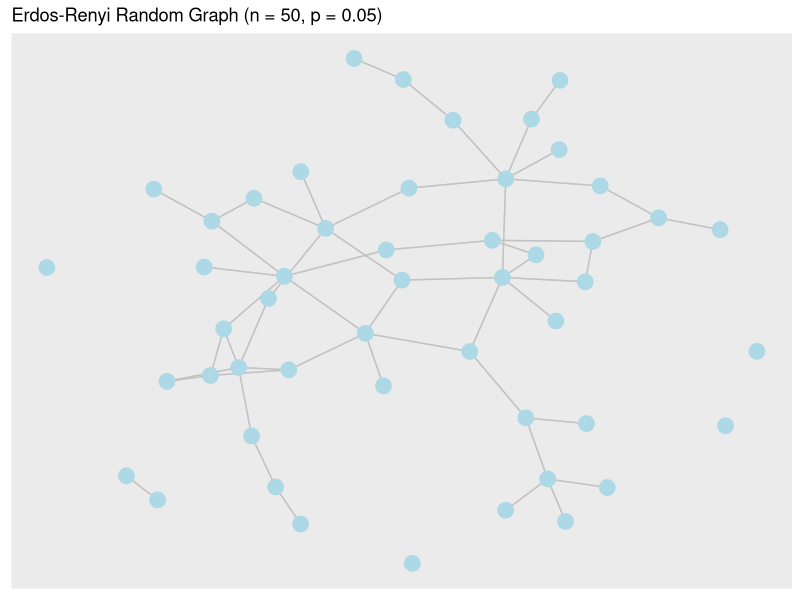
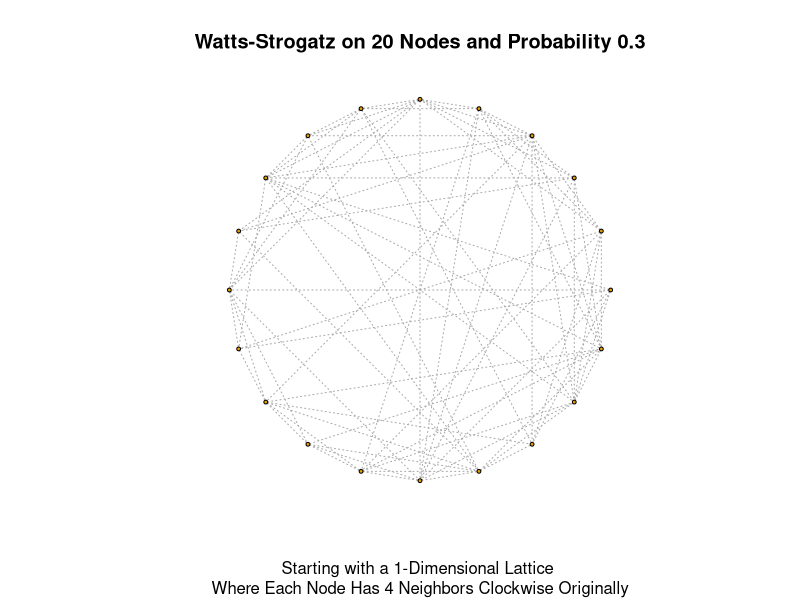

The R source for these figures, in order:
# load required packages
library(ggraph)
library(igraph)
library(tidygraph)
library(dplyr)
library(patchwork)
library(glue)


# •	Simulate networks using two different models: 
# 1.	Erdös-Renyi graph G(n,p)

n = 50   # number of nodes
c = 2.5     # average degree
p = c/n   #connection probability

adj = matrix(0, n, n)     # create adjacency matrix

for(.i in 2:n){
  for(.j in 1:(.i-1)){    
    adj[.i, .j] = rbinom(1,1, p) 
    
  }
}

adj_mat <- adj + t(adj) # calculate the transpose

(ErdosRenyi_graph = graph_from_adjacency_matrix(adj_mat))

set.seed(1) # set seed for reproducing
# create plot of network
ER_plot <- ggraph(ErdosRenyi_graph, layout = "fr") +
  geom_edge_link(color = "grey", alpha = 0.7) + 
  geom_node_point(colour = "lightblue", size = 5, 
                  show.legend = FALSE) +
  labs(title = paste0("Erdos-Renyi Random Graph ",   
                      "(n = ", n, 
                      ", p = ", p, ")"))

ER_plot

# 2.	Watts-Strogatz graph (small world)
set.seed(2) #set seed for reproducing

n <- 20 # order of the graph
dim <- 1 # dimension of original grid
nei <- 4 # number of neighbors in original grid
p <- 0.3 # probability

# creating an example of model
(WS_graph <- sample_smallworld(dim, n, nei, p))

#create plot of netword
WS_plot <- plot(WS_graph, 
     layout = layout_in_circle, 
     vertex.size = 2, 
     vertex.label = NA, 
     edge.lty = 3,
     main = glue('Watts-Strogatz on ', n, ' Nodes and Probability ', p),
     sub = glue('Starting with a ', dim , 
                '-Dimensional Lattice \n Where Each Node Has ', nei, 
                ' Neighbors Clockwise Originally'))
